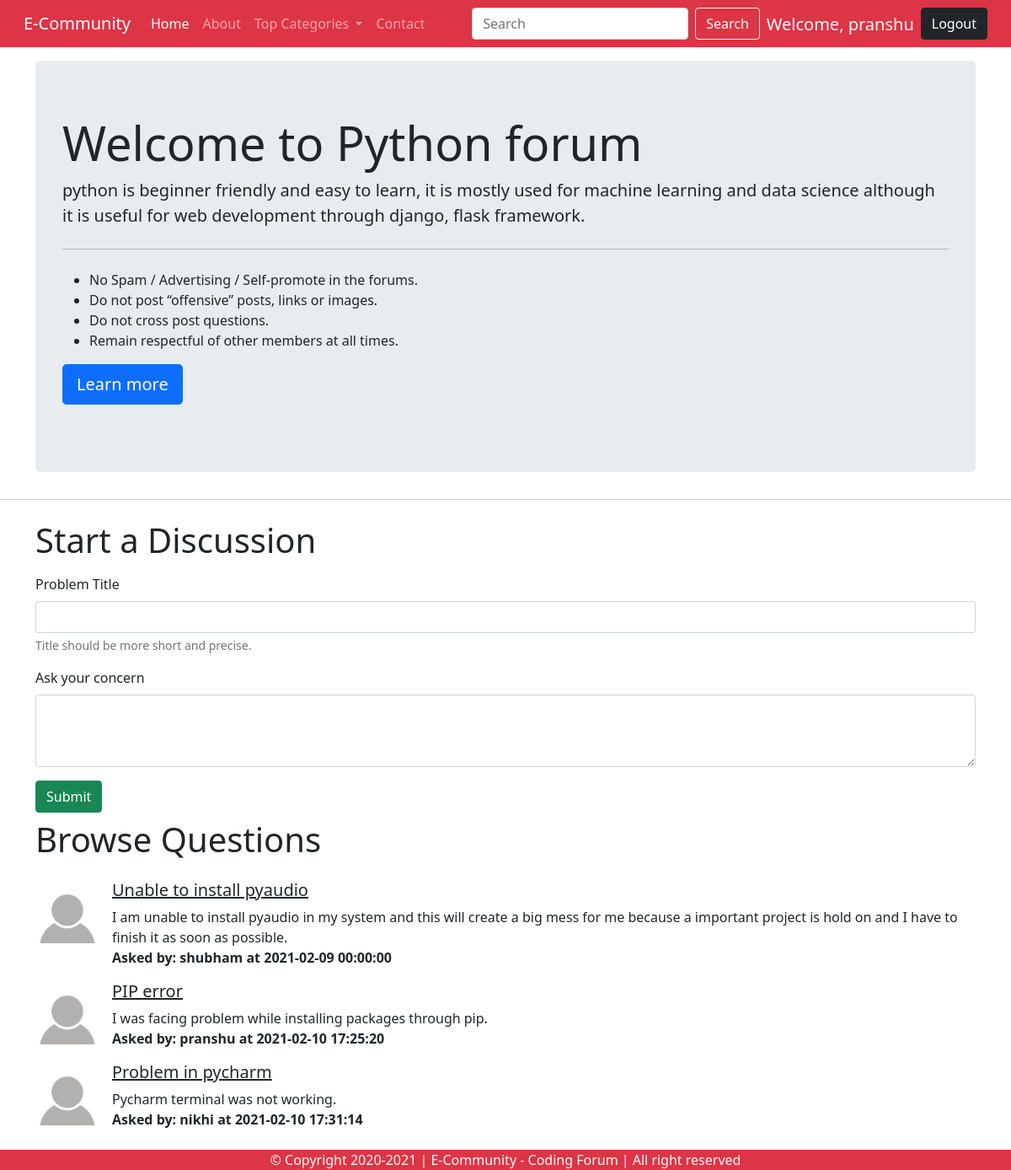
The page /threadList.php?cateid=2 (signed in) on the database its author committed.
### tables this page shows
CREATE TABLE `category` (
  `cate_id` int(8) NOT NULL,
  `cate_name` varchar(255) NOT NULL,
  `cate_desc` varchar(255) NOT NULL,
  `created` datetime DEFAULT current_timestamp()
);

CREATE TABLE `threads` (
  `thread_id` int(7) NOT NULL,
  `thread_title` varchar(255) NOT NULL,
  `thread_desc` text NOT NULL,
  `thread_cate_id` int(7) NOT NULL,
  `thread_user_id` int(7) NOT NULL,
  `timestamp` datetime NOT NULL DEFAULT current_timestamp()
);

CREATE TABLE `users` (
  `sno` int(8) NOT NULL,
  `user_email` varchar(30) NOT NULL,
  `user_pass` varchar(255) NOT NULL,
  `timestamp` datetime NOT NULL DEFAULT current_timestamp()
);

### threadList.php (the view, shortened to what this page needs)
<!doctype html>
<html lang="en">
<head>
    <link href="https://cdn.jsdelivr.net/npm/bootstrap@5.0.0-beta1/dist/css/bootstrap.min.css" rel="stylesheet"
>
    <link rel="stylesheet" href="https://maxcdn.bootstrapcdn.com/bootstrap/4.0.0/css/bootstrap.min.css"
>
</head>
<body>
    <?php require "partials/_header.php"; ?>
    <?php
        $id = $_GET['cateid'];
        $sql = "SELECT * FROM `category` WHERE `cate_id` = $id";
        $result = mysqli_query($conn, $sql);
        while($row = mysqli_fetch_assoc($result)){
            $catname = $row['cate_name'];
            $catdesc = $row['cate_desc'];
        }
        ?>
    <div class="container my-3">
        <div class="jumbotron">
            <h1 class="display-4">Welcome to <?php echo $catname ?> forum</h1>
            <p class="lead"> <?php echo $catdesc ?></p>
            <hr class="my-4">
            <p>
            <ul>
                <li>No Spam / Advertising / Self-promote in the forums.</li>
                <li>Do not post “offensive” posts, links or images.</li>
                <li>Do not cross post questions.</li>
                <li>Remain respectful of other members at all times.</li>
            </ul>
            </p>
            <p class="lead">
                <a class="btn btn-primary btn-lg" href="#" role="button">Learn more</a>
            </p>
        </div>
    </div>
    <hr>
    <?php
    if(isset($_SESSION['loggedin']) && $_SESSION['loggedin']==true){
        echo '<div class="container">
        <h1 class="py-2">Start a Discussion</h1>
        <form action="' . $_SERVER["REQUEST_URI"] . '" method="POST">
        <div class="mb-3">
                <label for="title" class="form-label">Problem Title</label>
                <input type="text" class="form-control" id="title" name="title" aria-describedby="emailHelp">
                <div id="hintTitle" class="form-text">Title should be more short and precise.</div>
                <input type="hidden" name="sno" value="' . $_SESSION['sno'] . '">
                </div>
                <div class="mb-3">
                <label for="desc" class="form-label">Ask your concern</label>
                <textarea class="form-control" id="desc" name="desc" rows="3"></textarea>
                </div>
                <button type="submit" class="btn btn-success">Submit</button>
                </form>
                </div>';
        }else{
            echo '<div class="container">
                 <h1 class="py-2">Start a Discussion</h1>
                <p class="lead">You are not logged in. Please login to the community to start a discussion.</p>
                </div>';
        }
    ?>
    <div class="container mb-5">
        <h1 class="py-2">Browse Questions</h1>
        <?php
        $id = $_GET['cateid'];
        $sql = "SELECT * FROM `threads` WHERE `thread_cate_id` = $id";
        $result = mysqli_query($conn, $sql);
        while($row = mysqli_fetch_assoc($result)){
            $id = $row['thread_id'];
            $title = $row['thread_title'];
            $desc = $row['thread_desc'];
            $timestamp = $row['timestamp'];
            $thread_user_id = $row['thread_user_id'];
            $sql2 = "SELECT * FROM `users` WHERE `sno`='$thread_user_id'";
            $result2 = mysqli_query($conn, $sql2);
            $row2 = mysqli_fetch_assoc($result2);
        echo '<div class="media my-3 ">
            <img class="mr-3" src="img/user.png" height="75px" alt="Generic placeholder image">
            <div class="media-body">
            <h5 class="mt-0"><a class="text-dark" href="thread.php?threadid='. $id .'">' . $title . '</a></h5>
            ' . $desc . '
            <p class="mb-0"><b>Asked by: ' . $row2['user_email'] . ' at ' . $timestamp . '</b></p>
            </div>
        </div>';
        }
        ?>
    </div>
    <?php require "partials/_footer.php"; ?>
    <link href="https://cdn.jsdelivr.net/npm/bootstrap@5.0.0-beta1/dist/css/bootstrap.min.css" rel="stylesheet"
>
</body>
</html>

### rows shown on the page
category: cate_name "Python", cate_desc "python is beginner friendly and easy to learn, it is mostly used for machine learning and data science although it is useful for web development through django, flask framework."
threads: thread_title "Unable to install pyaudio", thread_desc "I am unable to install pyaudio in my system and this will create a big mess for me because a important project is hold on and I have to finish it as soon as possible.", users.user_email "shubham", timestamp "2021-02-09 00:00:00"
threads: thread_title "PIP error", thread_desc "I was facing problem while installing packages through pip.", users.user_email "pranshu", timestamp "2021-02-10 17:25:20"
threads: thread_title "Problem in pycharm", thread_desc "Pycharm terminal was not working.", users.user_email "nikhi", timestamp "2021-02-10 17:31:14"

### other values the page prints
$_SESSION['useremail'] "pranshu"
